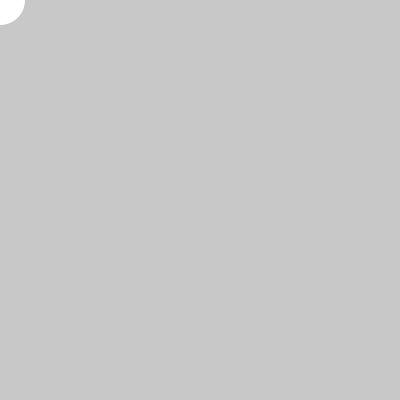
Frame 1 (no input)
Frame 60 (the mouse pressed at the canvas centre just before this capture): identical to frame 1, image omitted
Frame 120 (the mouse held since frame 60 and released just before this capture): identical to frame 1, image omitted

The Processing sketch that drew this single still picture (run headless with seeded random() and noise(); from frame 60 on, the mouse is pressed at the canvas centre):

// Processing sketch: cc_08_classes
// ── cc_08_classes.pde
/**
 * Creative Coding HSOS WS16/17
 * Basic class example
 *
 * @author Jens de Boer <hello@jnsdbr.de>
 */

BasicCharacter c;

void setup()
{
    size(400, 400);
    smooth();
    noStroke();
    
    c = new BasicCharacter();
}

void draw()
{
    background(200);
    c.render();
}
// ── BasicCharacter.pde
public class BasicCharacter
{
    PVector position;
    color cColor = #000000;
    int cHeight = 50;
    int cWidth = 50;
    String name = "Pete";
    
    public BasicCharacter()
    {
        position = new PVector();
    }
    
    public void render()
    {
        ellipse(position.x, position.y, cHeight, cWidth);
    }
}
